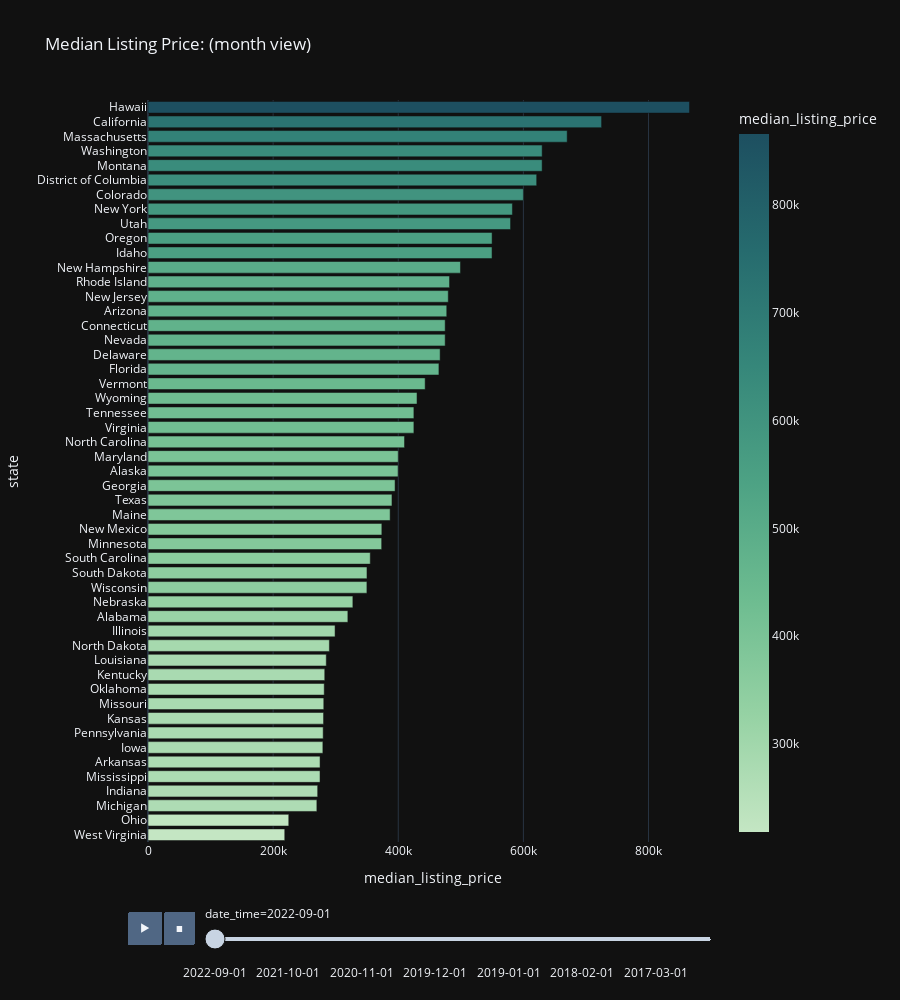

Notebook cell for this chart:
### Markdown cell above
Visualize data

### Code cell
# Median list price (month over month)

fig_month_price = px.bar(data, 
                        x="median_listing_price", 
                        y="state", 
                        color="median_listing_price",
                        color_continuous_scale='Blugrn', 
                        animation_frame= 'date_time',
                        height = 1000,
                        template='plotly_dark', 
                        title="Median Listing Price: (month view)"
                        )
fig_month_price.update_layout(yaxis={'categoryorder':'total ascending'})
fig_month_price.show()

### Figure 1 — Plotly figure (JSON) as saved in the notebook; plotly's stock layout.template omitted (floating-point values rounded to 4 significant figures)
{"data": [{"alignmentgroup": "True", "hovertemplate": "date_time=2022-09-01<br>median_listing_price=%{marker.color}<br>state=%{y}<extra></extra>", "legendgroup": "", "marker": {"color": [465000, 279500, 579500, 399950, 271200, 670000, 225000, 289900, 349900, 280000, 425000, 466925, 299000, 389945, 499450, 430000, 275000, 355257, 280975, 481975, 269900, 350000, 319450, 284950, 327450, 274950, 425000, 475000, 582450, 475000, 394900, 399700, 477500, 865500, 387000, 479950, 280595, 600000, 281669, 549900, 629950, 218575, 373500, 282500, 410000, 549995, 629993, 443000, 725000, 621250, 373768], "coloraxis": "coloraxis", "pattern": {"shape": ""}}, "name": "", "offsetgroup": "", "orientation": "h", "showlegend": false, "textposition": "auto", "type": "bar", "x": [465000, 279500, 579500, 399950, 271200, 670000, 225000, 289900, 349900, 280000, 425000, 466925, 299000, 389945, 499450, 430000, 275000, 355257, 280975, 481975, 269900, 350000, 319450, 284950, 327450, 274950, 425000, 475000, 582450, 475000, 394900, 399700, 477500, 865500, 387000, 479950, 280595, 600000, 281669, 549900, 629950, 218575, 373500, 282500, 410000, 549995, 629993, 443000, 725000, 621250, 373768], "xaxis": "x", "y": ["Florida", "Iowa", "Utah", "Maryland", "Indiana", "Massachusetts", "Ohio", "North Dakota", "Wisconsin", "Pennsylvania", "Virginia", "Delaware", "Illinois", "Texas", "New Hampshire", "Wyoming", "Arkansas", "South Carolina", "Missouri", "Rhode Island", "Michigan", "South Dakota", "Alabama", "Louisiana", "Nebraska", "Mississippi", "Tennessee", "Nevada", "New York", "Connecticut", "Georgia", "Alaska", "Arizona", "Hawaii", "Maine", "New Jersey", "Kansas", "Colorado", "Oklahoma", "Idaho", "Montana", "West Virginia", "Minnesota", "Kentucky", "North Carolina", "Oregon", "Washington", "Vermont", "California", "District of Columbia", "New Mexico"], "yaxis": "y"}], "layout": {"barmode": "relative", "coloraxis": {"colorbar": {"title": {"text": "median_listing_price"}}, "colorscale": [[0, "rgb(196, 230, 195)"], [0.1667, "rgb(150, 210, 164)"], [0.3333, "rgb(109, 188, 144)"], [0.5, "rgb(77, 162, 132)"], [0.6667, "rgb(54, 135, 122)"], [0.8333, "rgb(38, 107, 110)"], [1, "rgb(29, 79, 96)"]]}, "height": 1000, "legend": {"tracegroupgap": 0}, "sliders": [{"active": 0, "currentvalue": {"prefix": "date_time="}, "len": 0.9, "pad": {"b": 10, "t": 60}, "steps": [{"args": [["2022-09-01"], {"frame": {"duration": 0, "redraw": true}, "fromcurrent": true, "mode": "immediate", "transition": {"duration": 0, "easing": "linear"}}], "label": "2022-09-01", "method": "animate"}, {"args": [["2022-08-01"], {"frame": {"duration": 0, "redraw": true}, "fromcurrent": true, "mode": "immediate", "transition": {"duration": 0, "easing": "linear"}}], "label": "2022-08-01", "method": "animate"}, {"args": [["2022-07-01"], {"frame": {"duration": 0, "redraw": true}, "fromcurrent": true, "mode": "immediate", "transition": {"duration": 0, "easing": "linear"}}], "label": "2022-07-01", "method": "animate"}, {"args": [["2022-06-01"], {"frame": {"duration": 0, "redraw": true}, "fromcurrent": true, "mode": "immediate", "transition": {"duration": 0, "easing": "linear"}}], "label": "2022-06-01", "method": "animate"}, {"args": [["2022-05-01"], {"frame": {"duration": 0, "redraw": true}, "fromcurrent": true, "mode": "immediate", "transition": {"duration": 0, "easing": "linear"}}], "label": "2022-05-01", "method": "animate"}, {"args": [["2022-04-01"], {"frame": {"duration": 0, "redraw": true}, "fromcurrent": true, "mode": "immediate", "transition": {"duration": 0, "easing": "linear"}}], "label": "2022-04-01", "method": "animate"}, {"args": [["2022-03-01"], {"frame": {"duration": 0, "redraw": true}, "fromcurrent": true, "mode": "immediate", "transition": {"duration": 0, "easing": "linear"}}], "label": "2022-03-01", "method": "animate"}, {"args": [["2022-02-01"], {"frame": {"duration": 0, "redraw": true}, "fromcurrent": true, "mode": "immediate", "transition": {"duration": 0, "easing": "linear"}}], "label": "2022-02-01", "method": "animate"}, {"args": [["2022-01-01"], {"frame": {"duration": 0, "redraw": true}, "fromcurrent": true, "mode": "immediate", "transition": {"duration": 0, "easing": "linear"}}], "label": "2022-01-01", "method": "animate"}, {"args": [["2021-12-01"], {"frame": {"duration": 0, "redraw": true}, "fromcurrent": true, "mode": "immediate", "transition": {"duration": 0, "easing": "linear"}}], "label": "2021-12-01", "method": "animate"}, {"args": [["2021-11-01"], {"frame": {"duration": 0, "redraw": true}, "fromcurrent": true, "mode": "immediate", "transition": {"duration": 0, "easing": "linear"}}], "label": "2021-11-01", "method": "animate"}, {"args": [["2021-10-01"], {"frame": {"duration": 0, "redraw": true}, "fromcurrent": true, "mode": "immediate", "transition": {"duration": 0, "easing": "linear"}}], "label": "2021-10-01", "method": "animate"}, {"args": [["2021-09-01"], {"frame": {"duration": 0, "redraw": true}, "fromcurrent": true, "mode": "immediate", "transition": {"duration": 0, "easing": "linear"}}], "label": "2021-09-01", "method": "animate"}, {"args": [["2021-08-01"], {"frame": {"duration": 0, "redraw": true}, "fromcurrent": true, "mode": "immediate", "transition": {"duration": 0, "easing": "linear"}}], "label": "2021-08-01", "method": "animate"}, {"args": [["2021-07-01"], {"frame": {"duration": 0, "redraw": true}, "fromcurrent": true, "mode": "immediate", "transition": {"duration": 0, "easing": "linear"}}], "label": "2021-07-01", "method": "animate"}, {"args": [["2021-06-01"], {"frame": {"duration": 0, "redraw": true}, "fromcurrent": true, "mode": "immediate", "transition": {"duration": 0, "easing": "linear"}}], "label": "2021-06-01", "method": "animate"}, {"args": [["2021-05-01"], {"frame": {"duration": 0, "redraw": true}, "fromcurrent": true, "mode": "immediate", "transition": {"duration": 0, "easing": "linear"}}], "label": "2021-05-01", "method": "animate"}, {"args": [["2021-04-01"], {"frame": {"duration": 0, "redraw": true}, "fromcurrent": true, "mode": "immediate", "transition": {"duration": 0, "easing": "linear"}}], "label": "2021-04-01", "method": "animate"}, {"args": [["2021-03-01"], {"frame": {"duration": 0, "redraw": true}, "fromcurrent": true, "mode": "immediate", "transition": {"duration": 0, "easing": "linear"}}], "label": "2021-03-01", "method": "animate"}, {"args": [["2021-02-01"], {"frame": {"duration": 0, "redraw": true}, "fromcurrent": true, "mode": "immediate", "transition": {"duration": 0, "easing": "linear"}}], "label": "2021-02-01", "method": "animate"}, {"args": [["2021-01-01"], {"frame": {"duration": 0, "redraw": true}, "fromcurrent": true, "mode": "immediate", "transition": {"duration": 0, "easing": "linear"}}], "label": "2021-01-01", "method": "animate"}, {"args": [["2020-12-01"], {"frame": {"duration": 0, "redraw": true}, "fromcurrent": true, "mode": "immediate", "transition": {"duration": 0, "easing": "linear"}}], "label": "2020-12-01", "method": "animate"}, {"args": [["2020-11-01"], {"frame": {"duration": 0, "redraw": true}, "fromcurrent": true, "mode": "immediate", "transition": {"duration": 0, "easing": "linear"}}], "label": "2020-11-01", "method": "animate"}, {"args": [["2020-10-01"], {"frame": {"duration": 0, "redraw": true}, "fromcurrent": true, "mode": "immediate", "transition": {"duration": 0, "easing": "linear"}}], "label": "2020-10-01", "method": "animate"}, {"args": [["2020-09-01"], {"frame": {"duration": 0, "redraw": true}, "fromcurrent": true, "mode": "immediate", "transition": {"duration": 0, "easing": "linear"}}], "label": "2020-09-01", "method": "animate"}, {"args": [["2020-08-01"], {"frame": {"duration": 0, "redraw": true}, "fromcurrent": true, "mode": "immediate", "transition": {"duration": 0, "easing": "linear"}}], "label": "2020-08-01", "method": "animate"}, {"args": [["2020-07-01"], {"frame": {"duration": 0, "redraw": true}, "fromcurrent": true, "mode": "immediate", "transition": {"duration": 0, "easing": "linear"}}], "label": "2020-07-01", "method": "animate"}, {"args": [["2020-06-01"], {"frame": {"duration": 0, "redraw": true}, "fromcurrent": true, "mode": "immediate", "transition": {"duration": 0, "easing": "linear"}}], "label": "2020-06-01", "method": "animate"}, {"args": [["2020-05-01"], {"frame": {"duration": 0, "redraw": true}, "fromcurrent": true, "mode": "immediate", "transition": {"duration": 0, "easing": "linear"}}], "label": "2020-05-01", "method": "animate"}, {"args": [["2020-04-01"], {"frame": {"duration": 0, "redraw": true}, "fromcurrent": true, "mode": "immediate", "transition": {"duration": 0, "easing": "linear"}}], "label": "2020-04-01", "method": "animate"}, {"args": [["2020-03-01"], {"frame": {"duration": 0, "redraw": true}, "fromcurrent": true, "mode": "immediate", "transition": {"duration": 0, "easing": "linear"}}], "label": "2020-03-01", "method": "animate"}, {"args": [["2020-02-01"], {"frame": {"duration": 0, "redraw": true}, "fromcurrent": true, "mode": "immediate", "transition": {"duration": 0, "easing": "linear"}}], "label": "2020-02-01", "method": "animate"}, {"args": [["2020-01-01"], {"frame": {"duration": 0, "redraw": true}, "fromcurrent": true, "mode": "immediate", "transition": {"duration": 0, "easing": "linear"}}], "label": "2020-01-01", "method": "animate"}, {"args": [["2019-12-01"], {"frame": {"duration": 0, "redraw": true}, "fromcurrent": true, "mode": "immediate", "transition": {"duration": 0, "easing": "linear"}}], "label": "2019-12-01", "method": "animate"}, {"args": [["2019-11-01"], {"frame": {"duration": 0, "redraw": true}, "fromcurrent": true, "mode": "immediate", "transition": {"duration": 0, "easing": "linear"}}], "label": "2019-11-01", "method": "animate"}, {"args": [["2019-10-01"], {"frame": {"duration": 0, "redraw": true}, "fromcurrent": true, "mode": "immediate", "transition": {"duration": 0, "easing": "linear"}}], "label": "2019-10-01", "method": "animate"}, {"args": [["2019-09-01"], {"frame": {"duration": 0, "redraw": true}, "fromcurrent": true, "mode": "immediate", "transition": {"duration": 0, "easing": "linear"}}], "label": "2019-09-01", "method": "animate"}, {"args": [["2019-08-01"], {"frame": {"duration": 0, "redraw": true}, "fromcurrent": true, "mode": "immediate", "transition": {"duration": 0, "easing": "linear"}}], "label": "2019-08-01", "method": "animate"}, {"args": [["2019-07-01"], {"frame": {"duration": 0, "redraw": true}, "fromcurrent": true, "mode": "immediate", "transition": {"duration": 0, "easing": "linear"}}], "label": "2019-07-01", "method": "animate"}, {"args": [["2019-06-01"], {"frame": {"duration": 0, "redraw": true}, "fromcurrent": true, "mode": "immediate", "transition": {"duration": 0, "easing": "linear"}}], "label": "2019-06-01", "method": "animate"}, {"args": [["2019-05-01"], {"frame": {"duration": 0, "redraw": true}, "fromcurrent": true, "mode": "immediate", "transition": {"duration": 0, "easing": "linear"}}], "label": "2019-05-01", "method": "animate"}, {"args": [["2019-04-01"], {"frame": {"duration": 0, "redraw": true}, "fromcurrent": true, "mode": "immediate", "transition": {"duration": 0, "easing": "linear"}}], "label": "2019-04-01", "method": "animate"}, {"args": [["2019-03-01"], {"frame": {"duration": 0, "redraw": true}, "fromcurrent": true, "mode": "immediate", "transition": {"duration": 0, "easing": "linear"}}], "label": "2019-03-01", "method": "animate"}, {"args": [["2019-02-01"], {"frame": {"duration": 0, "redraw": true}, "fromcurrent": true, "mode": "immediate", "transition": {"duration": 0, "easing": "linear"}}], "label": "2019-02-01", "method": "animate"}, {"args": [["2019-01-01"], {"frame": {"duration": 0, "redraw": true}, "fromcurrent": true, "mode": "immediate", "transition": {"duration": 0, "easing": "linear"}}], "label": "2019-01-01", "method": "animate"}, {"args": [["2018-12-01"], {"frame": {"duration": 0, "redraw": true}, "fromcurrent": true, "mode": "immediate", "transition": {"duration": 0, "easing": "linear"}}], "label": "2018-12-01", "method": "animate"}, {"args": [["2018-11-01"], {"frame": {"duration": 0, "redraw": true}, "fromcurrent": true, "mode": "immediate", "transition": {"duration": 0, "easing": "linear"}}], "label": "2018-11-01", "method": "animate"}, {"args": [["2018-10-01"], {"frame": {"duration": 0, "redraw": true}, "fromcurrent": true, "mode": "immediate", "transition": {"duration": 0, "easing": "linear"}}], "label": "2018-10-01", "method": "animate"}, {"args": [["2018-09-01"], {"frame": {"duration": 0, "redraw": true}, "fromcurrent": true, "mode": "immediate", "transition": {"duration": 0, "easing": "linear"}}], "label": "2018-09-01", "method": "animate"}, {"args": [["2018-08-01"], {"frame": {"duration": 0, "redraw": true}, "fromcurrent": true, "mode": "immediate", "transition": {"duration": 0, "easing": "linear"}}], "label": "2018-08-01", "method": "animate"}, {"args": [["2018-07-01"], {"frame": {"duration": 0, "redraw": true}, "fromcurrent": true, "mode": "immediate", "transition": {"duration": 0, "easing": "linear"}}], "label": "2018-07-01", "method": "animate"}, {"args": [["2018-06-01"], {"frame": {"duration": 0, "redraw": true}, "fromcurrent": true, "mode": "immediate", "transition": {"duration": 0, "easing": "linear"}}], "label": "2018-06-01", "method": "animate"}, {"args": [["2018-05-01"], {"frame": {"duration": 0, "redraw": true}, "fromcurrent": true, "mode": "immediate", "transition": {"duration": 0, "easing": "linear"}}], "label": "2018-05-01", "method": "animate"}, {"args": [["2018-04-01"], {"frame": {"duration": 0, "redraw": true}, "fromcurrent": true, "mode": "immediate", "transition": {"duration": 0, "easing": "linear"}}], "label": "2018-04-01", "method": "animate"}, {"args": [["2018-03-01"], {"frame": {"duration": 0, "redraw": true}, "fromcurrent": true, "mode": "immediate", "transition": {"duration": 0, "easing": "linear"}}], "label": "2018-03-01", "method": "animate"}, {"args": [["2018-02-01"], {"frame": {"duration": 0, "redraw": true}, "fromcurrent": true, "mode": "immediate", "transition": {"duration": 0, "easing": "linear"}}], "label": "2018-02-01", "method": "animate"}, {"args": [["2018-01-01"], {"frame": {"duration": 0, "redraw": true}, "fromcurrent": true, "mode": "immediate", "transition": {"duration": 0, "easing": "linear"}}], "label": "2018-01-01", "method": "animate"}, {"args": [["2017-12-01"], {"frame": {"duration": 0, "redraw": true}, "fromcurrent": true, "mode": "immediate", "transition": {"duration": 0, "easing": "linear"}}], "label": "2017-12-01", "method": "animate"}, {"args": [["2017-11-01"], {"frame": {"duration": 0, "redraw": true}, "fromcurrent": true, "mode": "immediate", "transition": {"duration": 0, "easing": "linear"}}], "label": "2017-11-01", "method": "animate"}, {"args": [["2017-10-01"], {"frame": {"duration": 0, "redraw": true}, "fromcurrent": true, "mode": "immediate", "transition": {"duration": 0, "easing": "linear"}}], "label": "2017-10-01", "method": "animate"}, {"args": [["2017-09-01"], {"frame": {"duration": 0, "redraw": true}, "fromcurrent": true, "mode": "immediate", "transition": {"duration": 0, "easing": "linear"}}], "label": "2017-09-01", "method": "animate"}, {"args": [["2017-08-01"], {"frame": {"duration": 0, "redraw": true}, "fromcurrent": true, "mode": "immediate", "transition": {"duration": 0, "easing": "linear"}}], "label": "2017-08-01", "method": "animate"}, {"args": [["2017-07-01"], {"frame": {"duration": 0, "redraw": true}, "fromcurrent": true, "mode": "immediate", "transition": {"duration": 0, "easing": "linear"}}], "label": "2017-07-01", "method": "animate"}, {"args": [["2017-06-01"], {"frame": {"duration": 0, "redraw": true}, "fromcurrent": true, "mode": "immediate", "transition": {"duration": 0, "easing": "linear"}}], "label": "2017-06-01", "method": "animate"}, {"args": [["2017-05-01"], {"frame": {"duration": 0, "redraw": true}, "fromcurrent": true, "mode": "immediate", "transition": {"duration": 0, "easing": "linear"}}], "label": "2017-05-01", "method": "animate"}, {"args": [["2017-04-01"], {"frame": {"duration": 0, "redraw": true}, "fromcurrent": true, "mode": "immediate", "transition": {"duration": 0, "easing": "linear"}}], "label": "2017-04-01", "method": "animate"}, {"args": [["2017-03-01"], {"frame": {"duration": 0, "redraw": true}, "fromcurrent": true, "mode": "immediate", "transition": {"duration": 0, "easing": "linear"}}], "label": "2017-03-01", "method": "animate"}, {"args": [["2017-02-01"], {"frame": {"duration": 0, "redraw": true}, "fromcurrent": true, "mode": "immediate", "transition": {"duration": 0, "easing": "linear"}}], "label": "2017-02-01", "method": "animate"}, {"args": [["2017-01-01"], {"frame": {"duration": 0, "redraw": true}, "fromcurrent": true, "mode": "immediate", "transition": {"duration": 0, "easing": "linear"}}], "label": "2017-01-01", "method": "animate"}, {"args": [["2016-12-01"], {"frame": {"duration": 0, "redraw": true}, "fromcurrent": true, "mode": "immediate", "transition": {"duration": 0, "easing": "linear"}}], "label": "2016-12-01", "method": "animate"}, {"args": [["2016-11-01"], {"frame": {"duration": 0, "redraw": true}, "fromcurrent": true, "mode": "immediate", "transition": {"duration": 0, "easing": "linear"}}], "label": "2016-11-01", "method": "animate"}, {"args": [["2016-10-01"], {"frame": {"duration": 0, "redraw": true}, "fromcurrent": true, "mode": "immediate", "transition": {"duration": 0, "easing": "linear"}}], "label": "2016-10-01", "method": "animate"}, {"args": [["2016-09-01"], {"frame": {"duration": 0, "redraw": true}, "fromcurrent": true, "mode": "immediate", "transition": {"duration": 0, "easing": "linear"}}], "label": "2016-09-01", "method": "animate"}, {"args": [["2016-08-01"], {"frame": {"duration": 0, "redraw": true}, "fromcurrent": true, "mode": "immediate", "transition": {"duration": 0, "easing": "linear"}}], "label": "2016-08-01", "method": "animate"}, {"args": [["2016-07-01"], {"frame": {"duration": 0, "redraw": true}, "fromcurrent": true, "mode": "immediate", "transition": {"duration": 0, "easing": "linear"}}], "label": "2016-07-01", "method": "animate"}], "x": 0.1, "xanchor": "left", "y": 0, "yanchor": "top"}], "title": {"text": "Median Listing Price: (month view)"}, "updatemenus": [{"buttons": [{"args": [null, {"frame": {"duration": 500, "redraw": true}, "fromcurrent": true, "mode": "immediate", "transition": {"duration": 500, "easing": "linear"}}], "label": "&#9654;", "method": "animate"}, {"args": [[null], {"frame": {"duration": 0, "redraw": true}, "fromcurrent": true, "mode": "immediate", "transition": {"duration": 0, "easing": "linear"}}], "label": "&#9724;", "method": "animate"}], "direction": "left", "pad": {"r": 10, "t": 70}, "showactive": false, "type": "buttons", "x": 0.1, "xanchor": "right", "y": 0, "yanchor": "top"}], "xaxis": {"anchor": "y", "domain": [0, 1], "title": {"text": "median_listing_price"}}, "yaxis": {"anchor": "x", "categoryorder": "total ascending", "domain": [0, 1], "title": {"text": "state"}}}}
